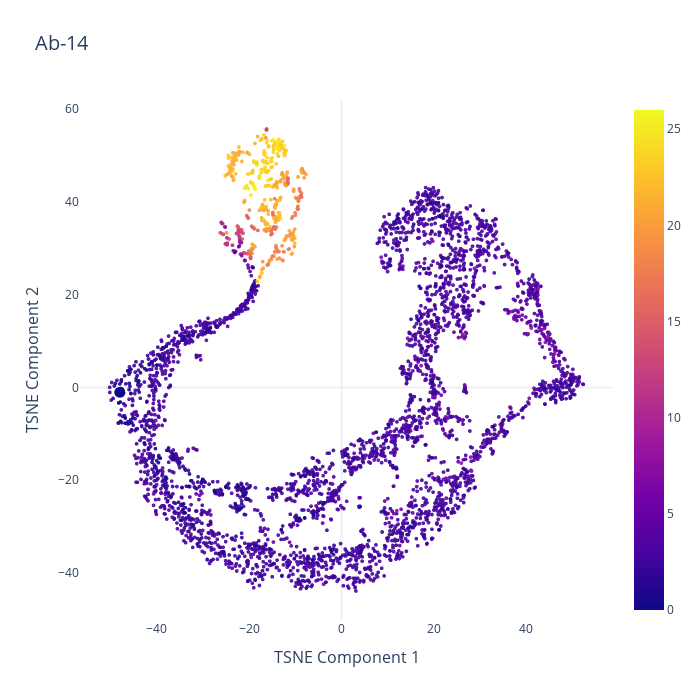

Source (notebook cell):
### Code cell
fig = px.scatter(
    data,
    x='tsne_1',
    y='tsne_2',
    color='num_mut',
    title='Ab-14',
    labels={'tsne_1': 'TSNE Component 1', 'tsne_2': 'TSNE Component 2', 'num_mut': ' '},
    template='plotly_white'  # Change template here, e.g., 'plotly', 'ggplot2', 'seaborn', etc.
)

# Adjust the figure size and font sizes
fig.update_layout(
    width=700,  # Set the width of the plot
    height=700,  # Set the height of the plot
    title=dict(font=dict(size=20)),  # Title font size
    xaxis_title=dict(font=dict(size=16)),  # X-axis title font size
    yaxis_title=dict(font=dict(size=16)),  # Y-axis title font size
    legend=dict( itemsizing='constant', traceorder='normal', font=dict(size=16)),  # Legend font size
    xaxis=dict(showline=False, showgrid=False),  # Remove x-axis line and grid
    yaxis=dict(showline=False, showgrid=False),  # Remove y-axis line and grid
    
)

# Update marker properties for better visibility
fig.update_traces(marker=dict(size=4, opacity=0.9))

fig.show()

pio.write_html(fig, 'plots/Ab-14/Ab_14_num_mut.html')
plt.show()

### Figure 1 — Plotly figure (JSON) as saved in the notebook; plotly's stock layout.template omitted (floating-point values rounded to 4 significant figures; data arrays with more than 128 entries replaced by an {"elided": "..."} marker saying what was removed)
{"data": [{"hovertemplate": "TSNE Component 1=%{x}<br>TSNE Component 2=%{y}<br> =%{marker.color}<extra></extra>", "legendgroup": "", "marker": {"color": {"elided": "4004 int values"}, "coloraxis": "coloraxis", "opacity": 0.9, "size": 4, "symbol": "circle"}, "mode": "markers", "name": "", "showlegend": false, "type": "scattergl", "x": {"elided": "4004 float values"}, "xaxis": "x", "y": {"elided": "4004 float values"}, "yaxis": "y"}], "layout": {"coloraxis": {"colorbar": {"title": {"text": " "}}, "colorscale": [[0, "#0d0887"], [0.1111, "#46039f"], [0.2222, "#7201a8"], [0.3333, "#9c179e"], [0.4444, "#bd3786"], [0.5556, "#d8576b"], [0.6667, "#ed7953"], [0.7778, "#fb9f3a"], [0.8889, "#fdca26"], [1, "#f0f921"]]}, "height": 700, "legend": {"font": {"size": 16}, "itemsizing": "constant", "tracegroupgap": 0, "traceorder": "normal"}, "title": {"font": {"size": 20}, "text": "Ab-14"}, "width": 700, "xaxis": {"anchor": "y", "domain": [0, 1], "showgrid": false, "showline": false, "title": {"font": {"size": 16}, "text": "TSNE Component 1"}}, "yaxis": {"anchor": "x", "domain": [0, 1], "showgrid": false, "showline": false, "title": {"font": {"size": 16}, "text": "TSNE Component 2"}}}}
